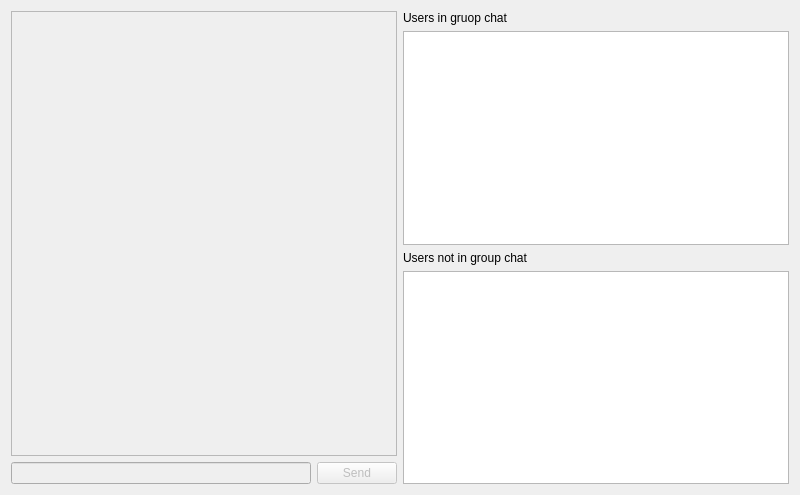
<?xml version="1.0" encoding="UTF-8"?>
<ui version="4.0">
 <class>ChatWindow</class>
 <widget class="QWidget" name="ChatWindow">
  <property name="geometry">
   <rect>
    <x>0</x>
    <y>0</y>
    <width>800</width>
    <height>495</height>
   </rect>
  </property>
  <property name="windowTitle">
   <string>Qt Simple Chat Client</string>
  </property>
  <layout class="QGridLayout" name="gridLayout">
   <item row="1" column="1">
    <layout class="QVBoxLayout" name="verticalLayout">
     <item>
      <widget class="QListView" name="chatView">
       <property name="enabled">
        <bool>false</bool>
       </property>
       <property name="maximumSize">
        <size>
         <width>500</width>
         <height>16777215</height>
        </size>
       </property>
       <property name="editTriggers">
        <set>QAbstractItemView::NoEditTriggers</set>
       </property>
      </widget>
     </item>
     <item>
      <layout class="QHBoxLayout" name="horizontalLayout">
       <item>
        <widget class="QLineEdit" name="messageEdit">
         <property name="enabled">
          <bool>false</bool>
         </property>
        </widget>
       </item>
       <item>
        <widget class="QPushButton" name="sendButton">
         <property name="enabled">
          <bool>false</bool>
         </property>
         <property name="text">
          <string>Send</string>
         </property>
         <property name="default">
          <bool>true</bool>
         </property>
        </widget>
       </item>
      </layout>
     </item>
    </layout>
   </item>
   <item row="1" column="4">
    <layout class="QVBoxLayout" name="verticalLayout_2">
     <item>
      <widget class="QLabel" name="label">
       <property name="text">
        <string>Users in gruop chat </string>
       </property>
      </widget>
     </item>
     <item>
      <widget class="QListWidget" name="inChatClients"/>
     </item>
     <item>
      <widget class="QLabel" name="label_2">
       <property name="text">
        <string>Users not in group chat</string>
       </property>
      </widget>
     </item>
     <item>
      <widget class="QListWidget" name="listWidget"/>
     </item>
    </layout>
   </item>
  </layout>
 </widget>
 <resources/>
 <connections/>
</ui>
